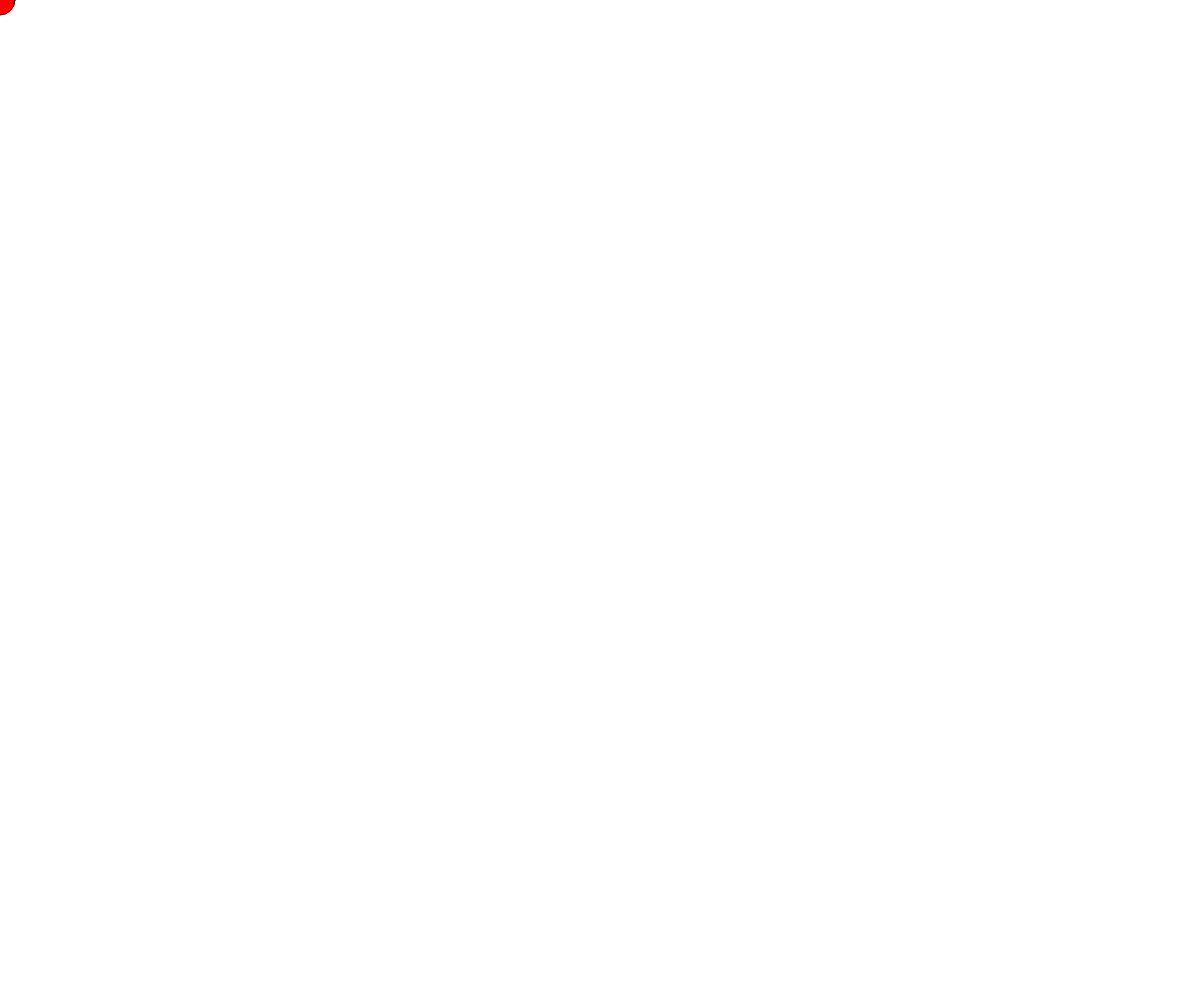
Frame 1 (no input)
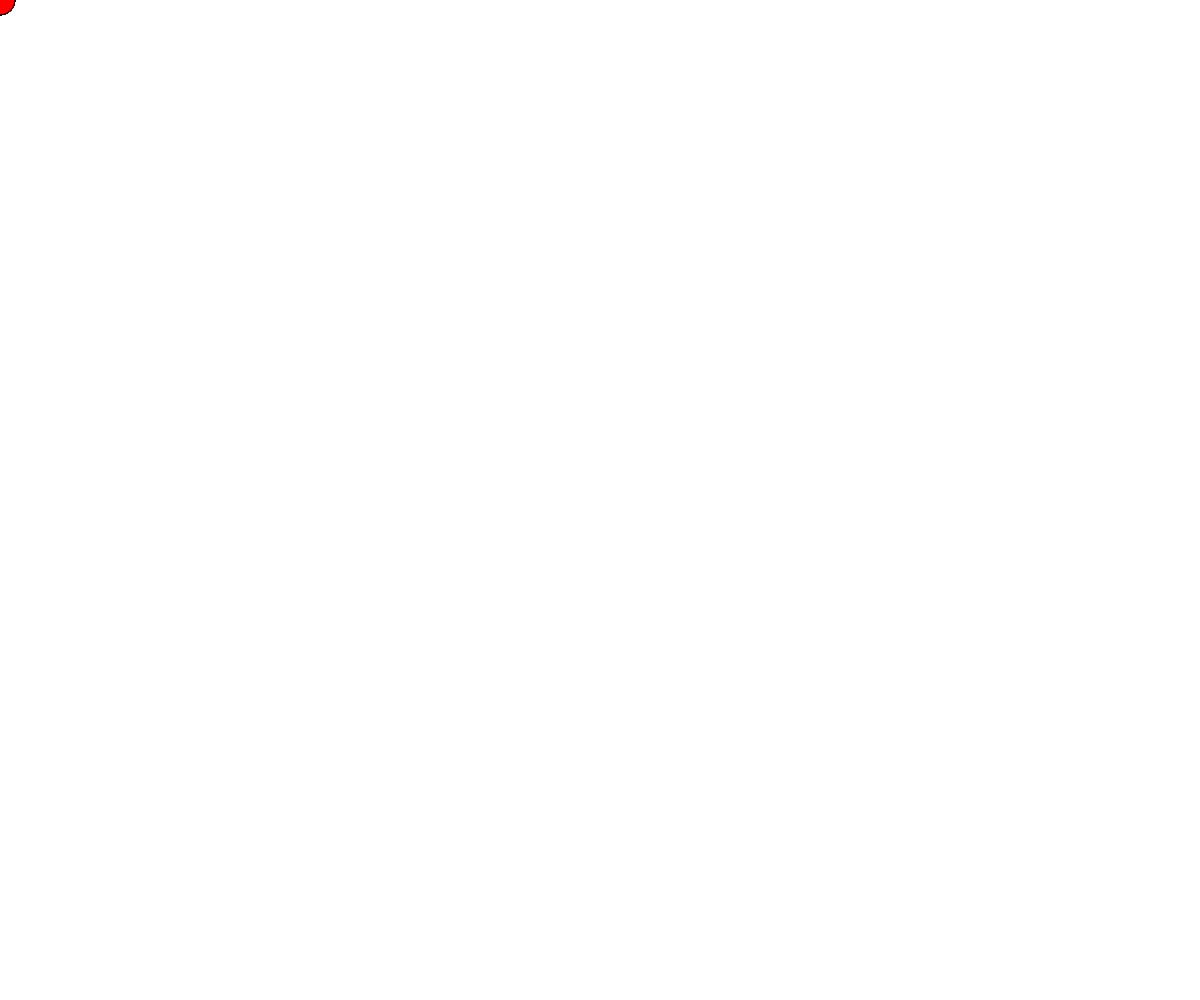
Frame 60 (no input)
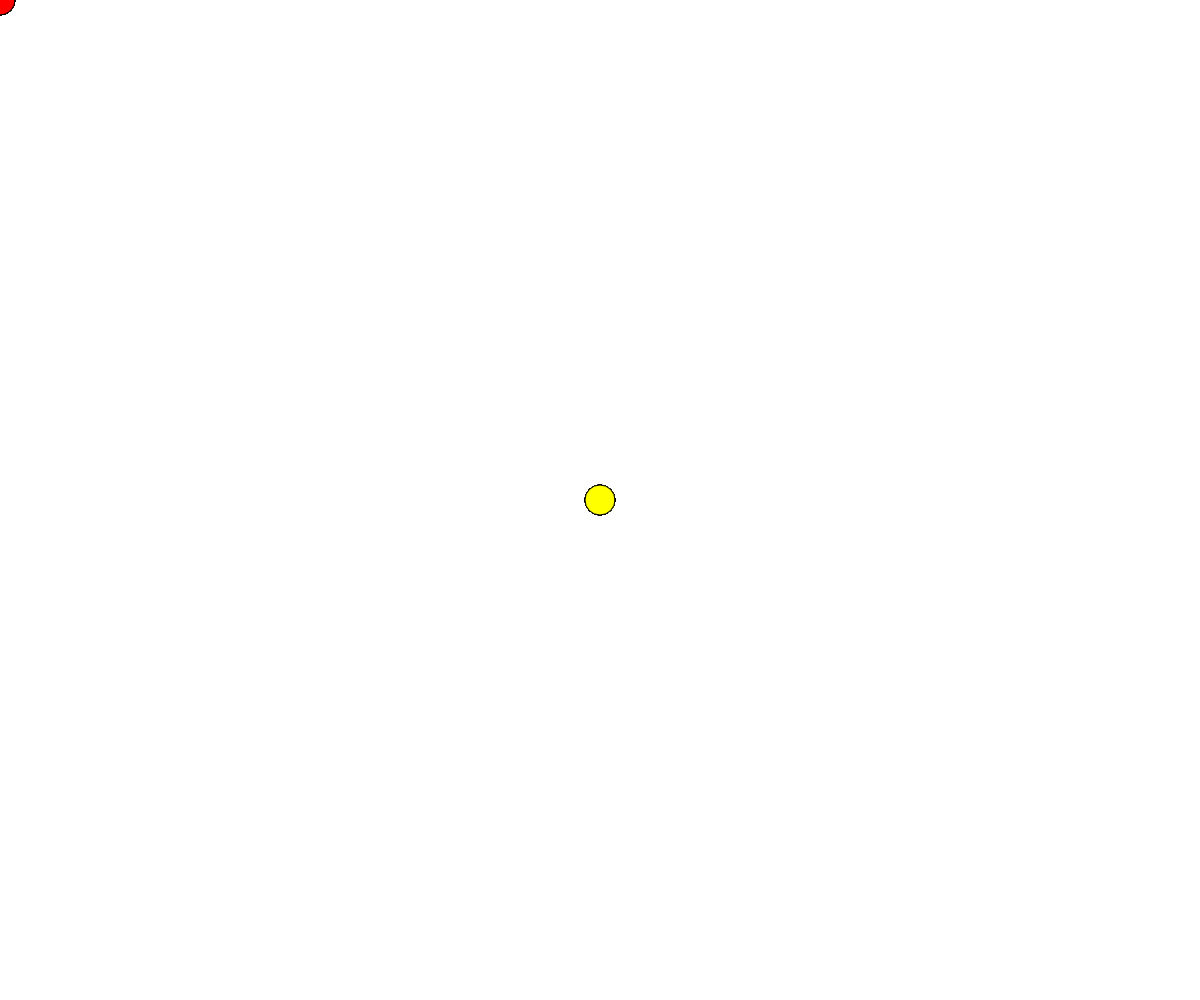
Frame 120 (the mouse pressed at the canvas centre since frame 60)

The p5.js sketch that drew these frames (run headless with seeded random() and noise() and a simulated clock; from frame 60 on, the mouse is pressed at the canvas centre):

// p5.js sketch
// ── sketch.js
// Interactive Programs
// Sufia Chowdhury
// 09 September, 2025


function setup() { // runs ONCE at the start
  createCanvas(windowWidth, windowHeight);
}

function draw() { // runs OVER and OVER
                  // targeting 60 frames per second
  // background(220);
  fill(255, mouseX, 0)
  circle(mouseX, mouseY, 30)
}
